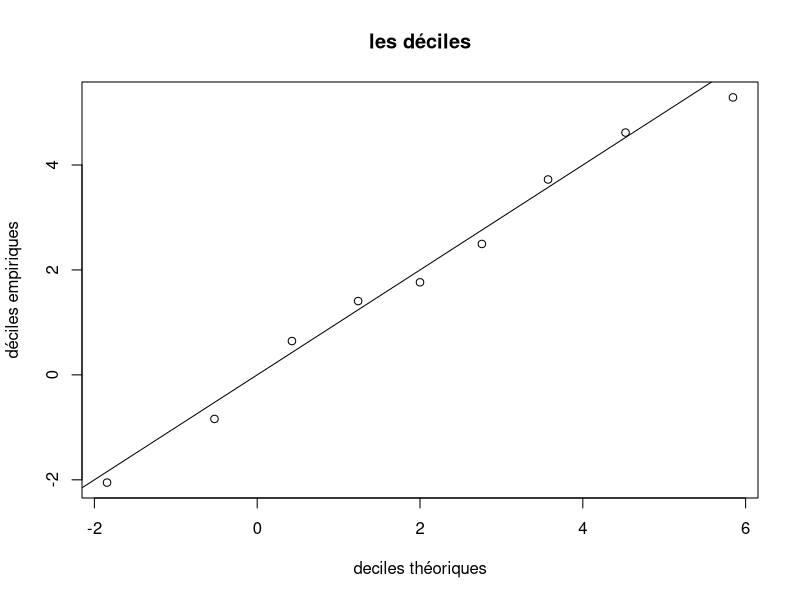

Recreate this plot in R.
# Dans cette partie X est une variable al ́eatoire de loi N (2, 4).

# Exercice 1 : quantiles empiriques ou th ́eoriques
# Le quantile empirique d’ordre α d’un  ́echantillon de n tirages ind ́ependants x1, x2, ..., xn de X est la
# valeur pour laquelle, la proportion des xi qui se trouvent inf ́erieurs ou  ́egaux `a cette valeur, vaut α. Le
# quantile th ́eorique d’ordre α appel ́e quantile (et calcul ́e par la fonction de quantile qnorm()) est la valeur
# telle que la probabilit ́e que X soit inf ́erieur ou  ́egal `a cette valeur, vaille α

# 1. Simuler un  ́echantillon de taille n = 50 de X et l’affecter `a x.

mu <- 2
sigma <- 3
n <- 50

x <- rnorm(n, mu, sigma)

# 2. Calculer les quantiles empiriques d’ordre 10%, 20%, ..., 90% de x (appel ́es aussi les d ́eciles empiriques
# car ils permettent de couper l’ ́echantillon en dix) `a l’aide de la fonction quantile() et en utilisant
# l’option type=1.

demp <- quantile(x, probs = seq(0.1, 0.9, 0.1), type = 1)

# 3. Calculer les quantiles th ́eoriques d’ordre 10%, 20%, ..., 90% de X `a l’aide de la fonction qnorm()

dtheo <- qnorm(seq(0.1, 0.9, 0.1), mu, sigma)

# 4. Faire un graphe des 9 points d’abscisses les d ́eciles et d’ordonn ́ees les d ́eciles empiriques. Ajouter
# la droite y = x. Commentaire

plot(dtheo, demp, main = "les déciles", xlab = "deciles théoriques", ylab = "déciles empiriques")
abline(0, 1)